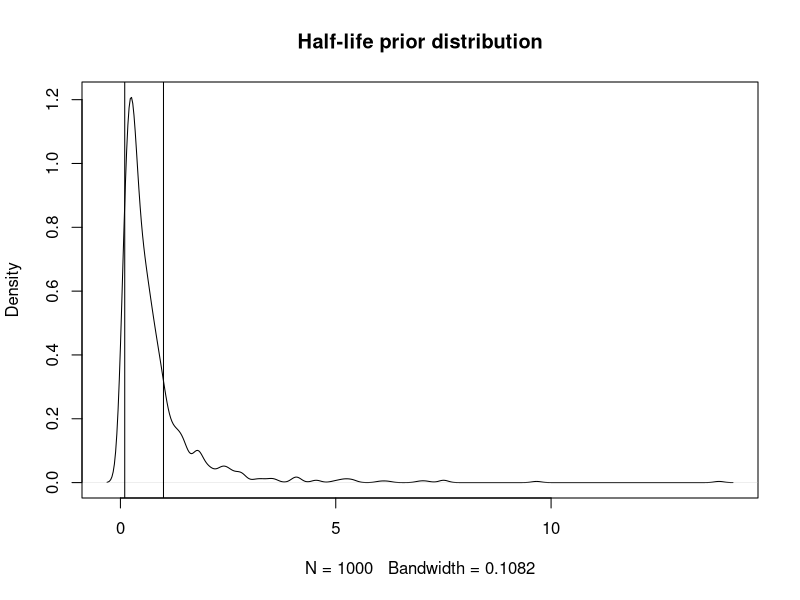

Generate this figure with R: (Note: this script raises an error after producing the figure.)
## ---- chunk 1
library(ggplot2)
library(ggsci)
## ---- chunk 2
hl.sims<-rlnorm(n=1000,meanlog=log(0.5),sdlog=1)
#hl.sims<-rhnorm(n=1000,sigma=0.75)
plot(density(hl.sims),main="Half-life prior distribution")
abline(v=c(0.1,1))
quantile(hl.sims,probs=c(0.1,0.25,0.5,0.75,0.9))

hl.sims[hl.sims<0.1]
hl.sims[hl.sims>1]

## ---- chunk 3
hl.sims<-rlnorm(n=1000,meanlog=log(0.4),sdlog=1)
hl.sims<-data.frame(hl.sims)
names(hl.sims)<-"prior.hl.sims"


hl.post<-data.frame(post$hl)
names(hl.post)<-"post.hl.sims"


ggplot()+
  geom_density(aes(prior.hl.sims,fill="prior.hl.sims"),alpha=0.2,data=hl.sims)+
  geom_density(aes(post.hl.sims,fill="post.hl.sims"),alpha=0.2,data=hl.post)+
  theme_bw()+
  geom_vline(xintercept=hl)+
  labs(title="Prior vs. Posterior Distribution ",x="Half-life", y = "Density")+
  #scale_fill_manual(labels=c("Posterior","Prior"))+
  scale_fill_npg(name="",labels=c("Posterior","Prior"))


## ---- chunk 4
vy<-rexp(n=1000,rate=5)
plot(density(vy),main="vy prior distribution")
quantile(vy,probs=c(0.1,0.5,0.75,0.9))

vy[vy<0.01]
vy[vy>1]
## ---- chunk 5
vy.sims<-rexp(n=1000,rate=5)
vy.sims<-data.frame(vy.sims)
names(vy.sims)<-"prior.vy.sims"


vy.post<-data.frame(post$vy)
names(vy.post)<-"post.vy.sims"


ggplot()+
  geom_density(aes(prior.vy.sims,fill="prior.vy.sims"),alpha=0.2,data=vy.sims)+
  geom_density(aes(post.vy.sims,fill="post.vy.sims"),alpha=0.2,data=vy.post)+
  theme_bw()+
  labs(title="Prior vs. Posterior Distribution ",x="Vy", y = "Density")+
  #scale_fill_manual(labels=c("Posterior","Prior"))+
  scale_fill_npg(name="",labels=c("Posterior","Prior"))

## ---- chunk 6
sigma2_y<-rexp(n=1000,rate=5)
plot(density(sigma2_y),main="Sigma2_y prior distribution")
quantile(sigma2_y,probs=c(0.1,0.5,0.75,0.9))

sigma2_y[sigma2_y<0.1]
sigma2_y[sigma2_y>1]
## ---- chunk 7
sigma2y.sims<-rexp(n=1000,rate=5)
sigma2y.sims<-data.frame(sigma2y.sims)
names(sigma2y.sims)<-"prior.sigma2y.sims"


sigma2y.post<-data.frame(post$sigma2_y)
names(sigma2y.post)<-"post.sigma2y.sims"


ggplot()+
  geom_density(aes(prior.sigma2y.sims,fill="prior.sigma2y.sims"),alpha=0.2,data=sigma2y.sims)+
  geom_density(aes(post.sigma2y.sims,fill="post.sigma2y.sims"),alpha=0.2,data=sigma2y.post)+
  theme_bw()+
  labs(title="Prior vs. Posterior Distribution ",x="Sigma2_y", y = "Density")+
  #scale_fill_manual(labels=c("Posterior","Prior"))+
  scale_fill_npg(name="",labels=c("Posterior","Prior"))

## ---- chunk 8
optima.sims<-rnorm(n=1000,0,1)
optima.sims<-data.frame(optima.sims)
names(optima.sims)<-"prior.optima.sims"

optima.post<-data.frame(post$optima)
names(optima.post)<-c("post.optima.1","post.optima.2")


ggplot()+
  geom_density(aes(prior.optima.sims,fill="prior.optima.sims"),alpha=0.2,data=optima.sims)+
  geom_density(aes(post.optima.1,fill="post.optima.1"),alpha=0.2,data=optima.post)+
  geom_density(aes(post.optima.2,fill="post.optima.2"),alpha=0.2,data=optima.post)+

    theme_bw()+
  labs(title="Prior vs. Posterior Distribution ",x="Optima", y = "Density")+
  #scale_fill_manual(labels=c("Posterior","Prior"))+
  scale_fill_npg(name="",labels=c("Posterior Optima 1","Posterior Optima 2","Prior"))

## ---- chunk 9
library(ggsci)
#Direct Model
#intercept_test<-rnorm(100,stan_sim_data$ols_intercept,0.2)
#slope_test<-rnorm(100,stan_sim_data$ols_slope,0.1)

#Adaptive Model
intercept_test<-rnorm(100,4,0.2)
#slope_test<-rnorm(100,0,0.2)
slope_test<-rlnorm(n=100,meanlog=log(0.4),sdlog=1)

#df<-data.frame(Y=stan_sim_data$Y,X=stan_sim_data$direct_cov)
df<-data.frame(Y=Y,X=X)

names(df)<-c("Y","X")

#slope.prior.plot<-ggplot(data=reg.trdata$dat,aes(y=Sim1,x=X))+
slope.prior.plot<-ggplot(data=df,aes(y=Y,x=X))+  
  geom_point()+
  geom_abline(intercept=intercept_test,slope=slope_test,alpha=0.25)+
  theme_bw()+
  ggtitle("Priors for Intercept and Slope")+
  ylab("Trait 1") + xlab("Trait 2")+
  scale_color_npg()

slope.prior.plot
## ---- chunk 10
library(ggsci)
#Direct Model
#intercept_test<-rnorm(100,stan_sim_data$ols_intercept,0.2)
#slope_test<-rnorm(100,stan_sim_data$ols_slope,0.1)

#Adaptive Model
intercept_test<-rnorm(100,4,0.2)
slope_test<-rnorm(100,0,0.2)

df<-data.frame(Y=Y,X=Xs)

#slope.prior.plot<-ggplot(data=reg.trdata$dat,aes(y=Sim1,x=X))+
slope.prior.plot<-ggplot(data=df,aes(y=Y,x=X.1))+  
  geom_point()+
  geom_abline(intercept=intercept_test,slope=slope_test,alpha=0.25)+
  theme_bw()+
  ggtitle("Priors for Intercept and Slope")+
  ylab("Trait 1") + xlab("Trait 2")+
  scale_color_npg()

slope.prior.plot
#slope.prior.plot<-ggplot(data=reg.trdata$dat,aes(y=Sim1,x=X))+
slope.prior.plot<-ggplot(data=df,aes(y=Y,x=X.2))+  
  geom_point()+
  geom_abline(intercept=intercept_test,slope=slope_test,alpha=0.25)+
  theme_bw()+
  ggtitle("Priors for Intercept and Slope")+
  ylab("Trait 1") + xlab("Trait 3")+
  scale_color_npg()

slope.prior.plot

## ---- chunk 11

## ---- chunk 12
library(ggsci)
#Direct Model
#intercept_test<-rnorm(100,stan_sim_data$ols_intercept,0.2)
#slope_test<-rnorm(100,stan_sim_data$ols_slope,0.1)

#Adaptive Model
intercept_test<-rnorm(100,stan_sim_data$ols_intercept,0.1)
slope_test<-rnorm(100,stan_sim_data$ols_slope,0.1)


#df<-data.frame(Y=stan_sim_data$Y,X=stan_sim_data$direct_cov)
df<-data.frame(Y=stan_sim_data$Y,X=stan_sim_data$random_cov)

names(df)<-c("Y","X")

#slope.prior.plot<-ggplot(data=reg.trdata$dat,aes(y=Sim1,x=X))+
slope.prior.plot<-ggplot(data=df,aes(y=Y,x=X))+  
  geom_point()+
  geom_abline(intercept=intercept_test,slope=slope_test,alpha=0.25)+
  theme_bw()+
  ggtitle("Priors for Intercept and Slope")+
  ylab("Trait 1") + xlab("Trait 2")+
  scale_color_npg()

slope.prior.plot
## ---- chunk 13
#beta_raw<-rnorm(100,0,1)
beta_bar<-rnorm(100,stan_sim_data$ols_intercept,0.05)
sd_beta<-rexp(100,7)
beta<-rnorm(100,beta_bar,sd_beta)
slope_test<-rnorm(100,stan_sim_data$ols_slope,0.05)

df<-data.frame(Y=stan_sim_data$Y,X=stan_sim_data$direct_cov)
names(df)<-c("Y","X")

#slope.prior.plot<-ggplot(data=reg.trdata$dat,aes(y=Sim1,x=X))+
slope.prior.plot<-ggplot(data=df,aes(y=Y,x=X))+  
  geom_point()+
  geom_abline(intercept=beta,slope=slope_test,alpha=0.25)+
  theme_bw()+
  ggtitle("Priors for Intercept and Slope")+
  ylab("Trait 1") + xlab("Trait 2")+
  scale_color_npg()

slope.prior.plot
